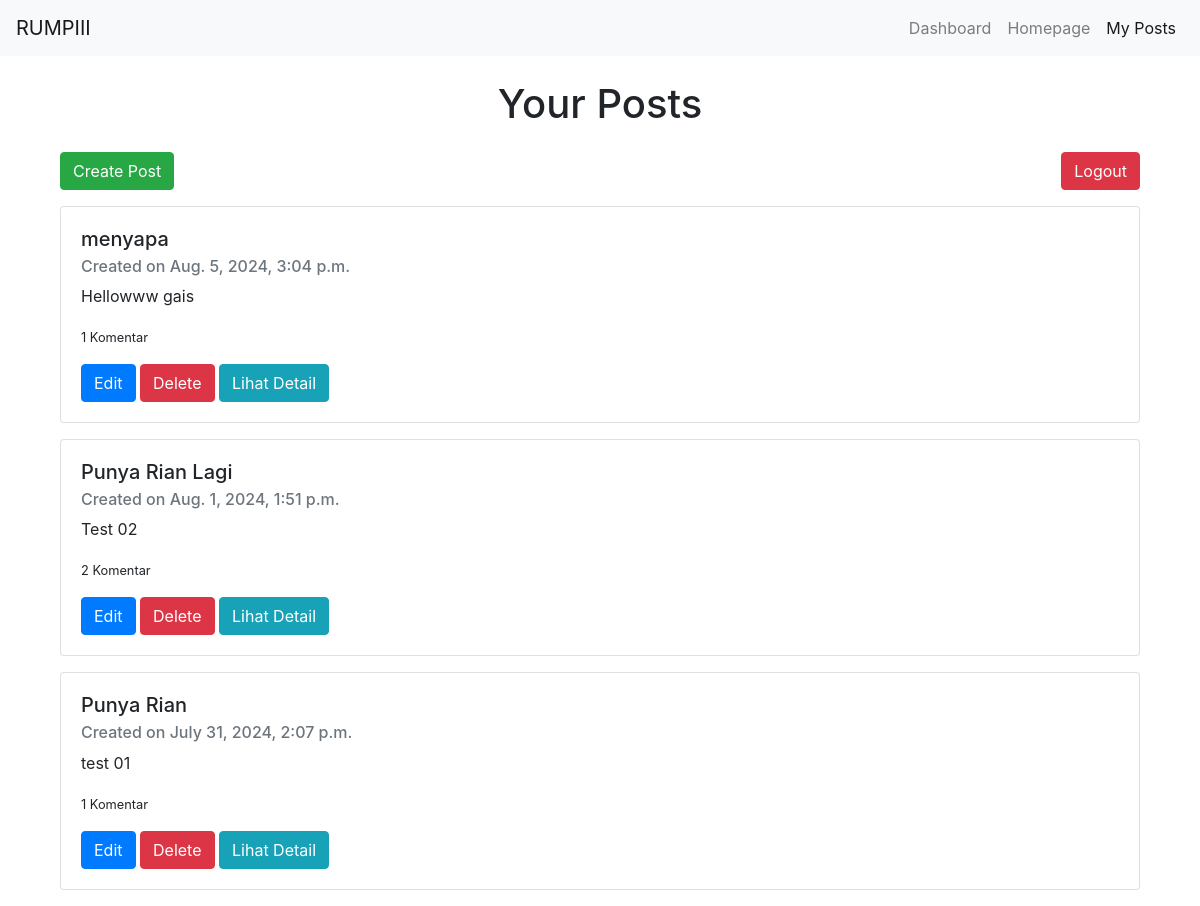
The page /user-posts/ (signed in) on the database its author committed.
### todos/models.py (models this page shows, shortened)
class Post(models.Model):
    title = models.CharField(max_length=100)
    content = models.TextField()
    author = models.ForeignKey(User, on_delete=models.CASCADE)
    created_at = models.DateTimeField(auto_now_add=True)  # Tambahkan field ini

### todos/views.py (the view)
# urls.py: path('user-posts/', views.user_posts, name='user_posts'),
def user_posts(request):
    posts = Post.objects.filter(author=request.user).order_by('-created_at')  # Urutkan dari yang terbaru
    posts_with_comment_counts = [(post, post.comments.count()) for post in posts]
    return render(request, 'user_posts.html', {'posts_with_comment_counts': posts_with_comment_counts})

### templates/user_posts.html (shortened to what this page needs)
{% extends 'base.html' %} {% block content %}
<h1 class="text-center">Your Posts</h1>
<div class="container mt-4">
  <div class="d-flex justify-content-between mb-3">
    <a href="{% url 'create_post' %}" class="btn btn-success">Create Post</a>
    <form method="POST" action="{% url 'login' %}">
      <button type="submit" class="btn btn-danger">Logout</button>
    </form>
  </div>
  {% for post, comment_count in posts_with_comment_counts %}
  <div class="card mb-3">
    <div class="card-body">
      <h5 class="card-title">{{ post.title }}</h5>
      <h6 class="card-subtitle mb-2 text-muted">
        Created on {{ post.created_at }}
      </h6>
      <p class="card-text">{{ post.content }}</p>
      <p class="card-text"><small>{{ comment_count }} Komentar</small></p>
      <a href="{% url 'edit_post' post.pk %}" class="btn btn-primary">Edit</a>
      <a href="{% url 'delete_post' post.pk %}" class="btn btn-danger"
        >Delete</a
      >
      <a href="{% url 'post_detail' post.pk %}" class="btn btn-info"
        >Lihat Detail</a
      >
    </div>
  </div>
  {% endfor %}
</div>
{% endblock %}

### templates/base.html (style rules this page uses)
body { padding-top: 56px; }

### rows shown on the page
Post: title "menyapa", created_at "Aug. 5, 2024, 3:04 p.m.", content "Hellowww gais", author "1"
Post: title "Punya Rian Lagi", created_at "Aug. 1, 2024, 1:51 p.m.", content "Test 02", comment_count "2"
Post: title "Punya Rian", created_at "July 31, 2024, 2:07 p.m.", content "test 01", comment_count "1"
